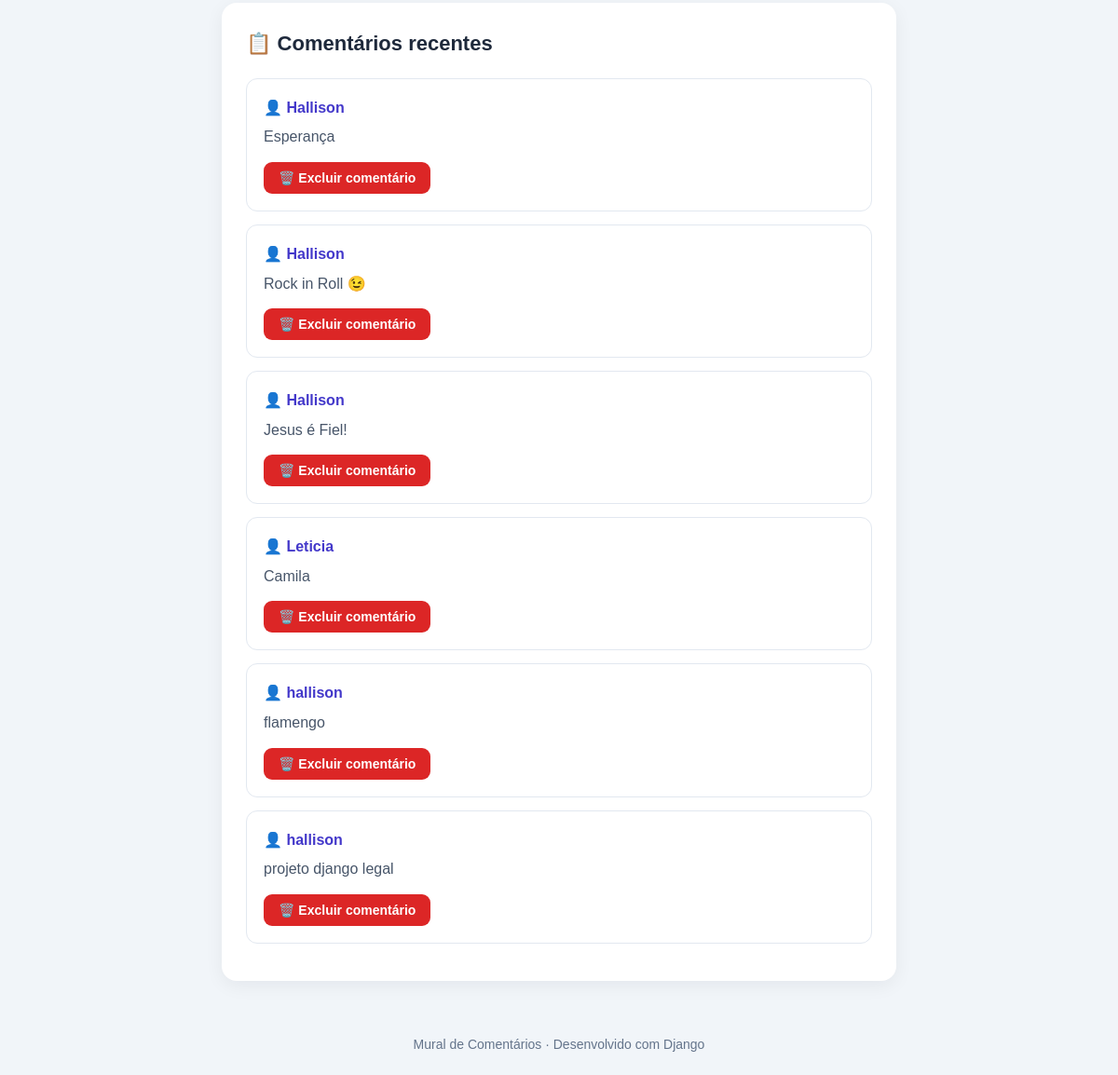
Before: / (lower part) with the older database file.
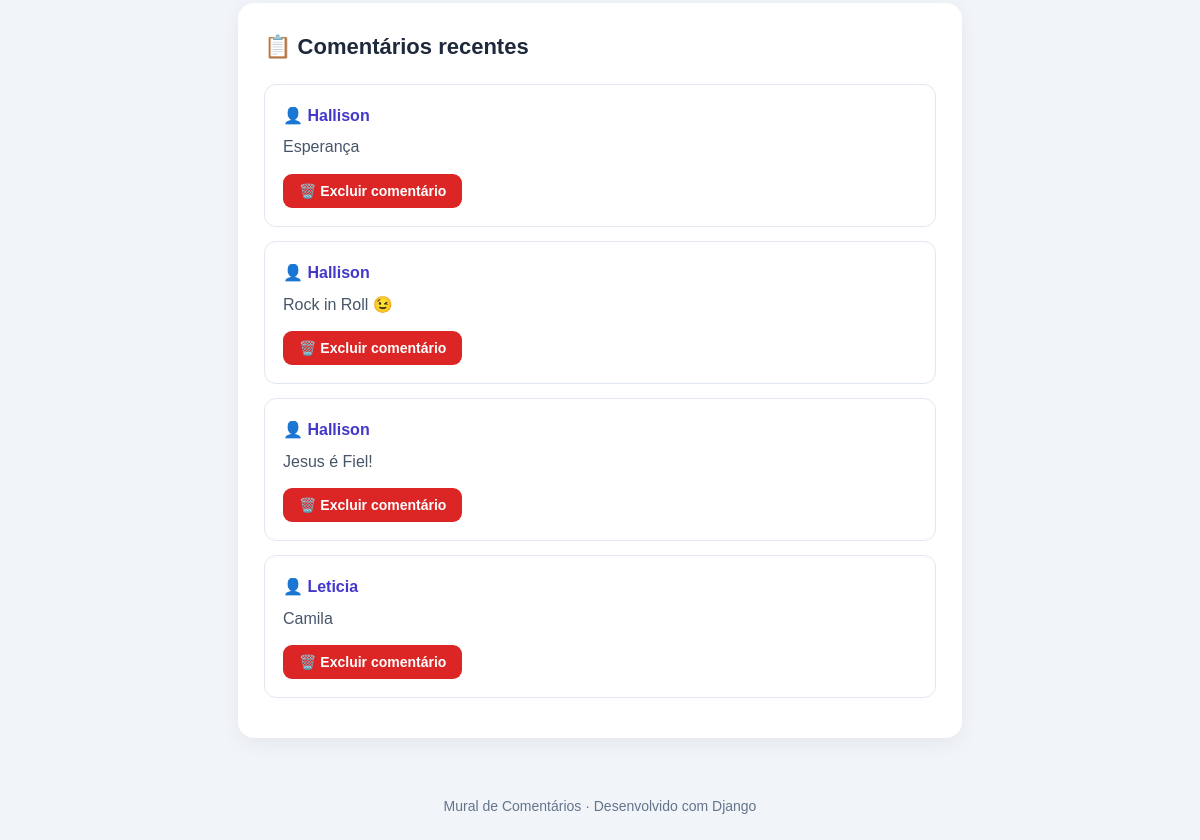
After: the same page with the newer database file.
### comentarios/models.py (models this page shows, shortened)
class Comentario(models.Model):
    autor = models.CharField(
        max_length=100
    )  # Nome do autor do comentário
    texto = models.TextField()  # Conteúdo do comentário
    data_criacao = models.DateTimeField(
        auto_now_add=True
    )  # Data e hora de criação preenchidas automaticamente

### comentarios/views.py (the view)
# urls.py: path('', salvar_comentario, name='salvar_comentario'),
def salvar_comentario(request):
    if request.method == 'POST':
        autor = request.POST.get('autor')
        texto = request.POST.get('texto')
        comentario = Comentario(autor=autor, texto=texto)
        comentario.save()
        return redirect('salvar_comentario')
    comentarios = Comentario.objects.all().order_by('-data_criacao')
    return render(
        request,
        'comentarios/formulario.html',
        {'comentarios': comentarios}
    )

### comentarios/templates/comentarios/formulario.html (shortened to what this page needs)
<!DOCTYPE html>
<html lang="pt-br">
<head>
</head>
<body>
    <main>
        <section class="card">
            <h2>📋 Comentários recentes</h2>
            {% for comentario in comentarios %}
                <article class="comentario">
                    <div class="autor">
                        👤 {{ comentario.autor }}
                    </div>
                    <div class="texto">{{ comentario.texto }}</div>
                    <form
                        method="POST"
                        action="{% url 'excluir_comentario' comentario.id %}"
                        onsubmit="return confirm('Tem certeza de que deseja excluir este comentário?');"
                    >
                        <button
                            type="submit"
                            class="botao-excluir"
                        >
                            🗑️ Excluir comentário
                        </button>
                    </form>
                </article>
            {% empty %}
                <p class="vazio">
                    Ainda não há comentários. Seja o primeiro a comentar!
                </p>
            {% endfor %}
        </section>
    </main>
    <footer>
        Mural de Comentários · Desenvolvido com Django
    </footer>
</body>
</html>

### comentarios/templates/comentarios/formulario.html (style rules this page uses)
* { box-sizing: border-box; margin: 0; padding: 0; }
body { font-family: Arial, sans-serif; background: #f1f5f9; color: #1e293b; line-height: 1.6; }
main { max-width: 760px; margin: 35px auto; padding: 0 18px; }
.card { background: white; padding: 26px; border-radius: 16px; box-shadow: 0 5px 20px rgba(15, 23, 42, 0.06); margin-bottom: 28px; }
h2 { font-size: 22px; margin-bottom: 20px; }
button { width: 100%; border: none; border-radius: 9px; padding: 13px 18px; background: #4f46e5; color: white; font-size: 16px; font-weight: bold; cursor: pointer; transition: background 0.2s; }
.comentario { border: 1px solid #e2e8f0; border-radius: 12px; padding: 18px; margin-bottom: 14px; background: #fff; overflow-wrap: anywhere; }
.autor { font-weight: bold; color: #4338ca; margin-bottom: 6px; }
.texto { white-space: pre-wrap; color: #475569; }
.botao-excluir { width: auto; margin-top: 14px; padding: 9px 16px; background: #dc2626; font-size: 14px; }
footer { text-align: center; padding: 22px; color: #64748b; font-size: 14px; }

Changed rows visible on the page:
removed Comentario: autor "hallison", texto "flamengo"
removed Comentario: autor "hallison", texto "projeto django legal"
